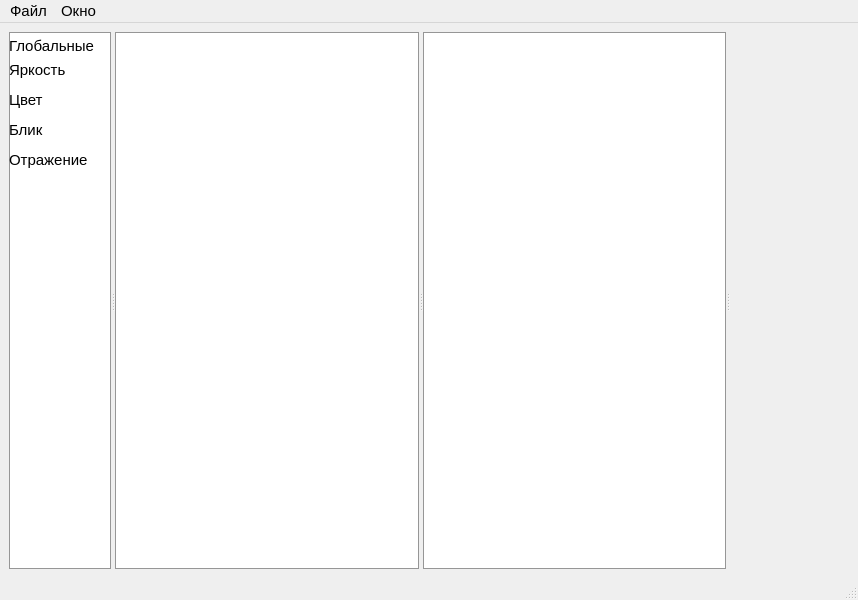
<?xml version="1.0" encoding="UTF-8"?>
<ui version="4.0">
 <class>MainWindow</class>
 <widget class="QMainWindow" name="MainWindow">
  <property name="geometry">
   <rect>
    <x>0</x>
    <y>0</y>
    <width>858</width>
    <height>600</height>
   </rect>
  </property>
  <property name="windowTitle">
   <string>MainWindow</string>
  </property>
  <widget class="QWidget" name="centralwidget">
   <layout class="QHBoxLayout" name="horizontalLayout">
    <item>
     <widget class="QSplitter" name="splitter">
      <property name="orientation">
       <enum>Qt::Orientation::Horizontal</enum>
      </property>
      <property name="childrenCollapsible">
       <bool>false</bool>
      </property>
      <widget class="QWidget" name="globalSettings" native="true">
       <property name="styleSheet">
        <string notr="true">#globalSettings {
	border: 1px solid rgb(150, 150, 150);
	background-color: white;
}

Volume {
	qproperty-fieldWidth: 60;
	qproperty-fieldHeight: 25;
}

QSpinBox {
	font-size: 11pt;
}</string>
       </property>
       <layout class="QVBoxLayout" name="verticalLayout">
        <property name="topMargin">
         <number>5</number>
        </property>
        <item>
         <widget class="QLabel" name="label">
          <property name="font">
           <font>
            <pointsize>11</pointsize>
           </font>
          </property>
          <property name="text">
           <string>Глобальные</string>
          </property>
          <property name="scaledContents">
           <bool>false</bool>
          </property>
         </widget>
        </item>
        <item>
         <widget class="QLabel" name="label_2">
          <property name="font">
           <font>
            <pointsize>11</pointsize>
           </font>
          </property>
          <property name="text">
           <string>Яркость</string>
          </property>
         </widget>
        </item>
        <item>
         <widget class="Volume" name="ambient" native="true"/>
        </item>
        <item>
         <widget class="QLabel" name="label_3">
          <property name="font">
           <font>
            <pointsize>11</pointsize>
           </font>
          </property>
          <property name="text">
           <string>Цвет</string>
          </property>
         </widget>
        </item>
        <item>
         <widget class="Volume" name="diffuse" native="true"/>
        </item>
        <item>
         <widget class="QLabel" name="label_4">
          <property name="font">
           <font>
            <pointsize>11</pointsize>
           </font>
          </property>
          <property name="text">
           <string>Блик</string>
          </property>
         </widget>
        </item>
        <item>
         <widget class="Volume" name="specular" native="true"/>
        </item>
        <item>
         <widget class="QLabel" name="label_5">
          <property name="font">
           <font>
            <pointsize>11</pointsize>
           </font>
          </property>
          <property name="text">
           <string>Отражение</string>
          </property>
         </widget>
        </item>
        <item>
         <widget class="Volume" name="shininess" native="true"/>
        </item>
        <item>
         <spacer name="verticalSpacer">
          <property name="orientation">
           <enum>Qt::Orientation::Vertical</enum>
          </property>
          <property name="sizeHint" stdset="0">
           <size>
            <width>20</width>
            <height>40</height>
           </size>
          </property>
         </spacer>
        </item>
       </layout>
      </widget>
      <widget class="EntityTree" name="entityTree">
       <property name="sizePolicy">
        <sizepolicy hsizetype="Preferred" vsizetype="Expanding">
         <horstretch>0</horstretch>
         <verstretch>0</verstretch>
        </sizepolicy>
       </property>
       <property name="font">
        <font>
         <pointsize>11</pointsize>
        </font>
       </property>
       <property name="styleSheet">
        <string notr="true">QHeaderView {
	font-size: 11pt;
}

/*QHeaderView::section {
	border: 1px solid rgb(150, 150, 150);
	background-color: white;
	color: white;
}*/

QTreeView {
	border: 1px solid rgb(150, 150, 150);
	background-color: white;
	/*color: white;
	gridline-color: rgba(255, 255, 255, 150);
	selection-background-color: transparent;
	selection-color: white;*/
}

/*QTreeView::item:selected {
	background-color: rgba(255, 255, 255, 40);
}*/</string>
       </property>
       <property name="frameShape">
        <enum>QFrame::Shape::NoFrame</enum>
       </property>
       <property name="editTriggers">
        <set>QAbstractItemView::EditTrigger::NoEditTriggers</set>
       </property>
      </widget>
      <widget class="PropertyTree" name="properyTree">
       <property name="sizePolicy">
        <sizepolicy hsizetype="Preferred" vsizetype="Expanding">
         <horstretch>0</horstretch>
         <verstretch>0</verstretch>
        </sizepolicy>
       </property>
       <property name="font">
        <font>
         <pointsize>11</pointsize>
        </font>
       </property>
       <property name="styleSheet">
        <string notr="true">QHeaderView {
	font-size: 11pt;
}

QTreeView {
	border: 1px solid rgb(150, 150, 150);
	background-color: white;
}</string>
       </property>
       <property name="frameShape">
        <enum>QFrame::Shape::NoFrame</enum>
       </property>
       <property name="editTriggers">
        <set>QAbstractItemView::EditTrigger::DoubleClicked|QAbstractItemView::EditTrigger::EditKeyPressed</set>
       </property>
      </widget>
      <widget class="View3D" name="viewPort" native="true">
       <property name="sizePolicy">
        <sizepolicy hsizetype="Expanding" vsizetype="Expanding">
         <horstretch>0</horstretch>
         <verstretch>0</verstretch>
        </sizepolicy>
       </property>
      </widget>
     </widget>
    </item>
   </layout>
  </widget>
  <widget class="QMenuBar" name="menubar">
   <property name="geometry">
    <rect>
     <x>0</x>
     <y>0</y>
     <width>858</width>
     <height>29</height>
    </rect>
   </property>
   <property name="font">
    <font>
     <pointsize>11</pointsize>
    </font>
   </property>
   <widget class="QMenu" name="file">
    <property name="font">
     <font>
      <pointsize>11</pointsize>
     </font>
    </property>
    <property name="title">
     <string>Файл</string>
    </property>
    <addaction name="open"/>
    <addaction name="saveAs"/>
   </widget>
   <widget class="QMenu" name="window">
    <property name="title">
     <string>Окно</string>
    </property>
    <addaction name="globalSettingsVisible"/>
    <addaction name="entityTreeVisible"/>
    <addaction name="propertyVision"/>
   </widget>
   <addaction name="file"/>
   <addaction name="window"/>
  </widget>
  <widget class="QStatusBar" name="statusbar"/>
  <action name="open">
   <property name="text">
    <string>Открыть</string>
   </property>
   <property name="font">
    <font>
     <pointsize>11</pointsize>
    </font>
   </property>
  </action>
  <action name="globalSettingsVisible">
   <property name="checkable">
    <bool>true</bool>
   </property>
   <property name="checked">
    <bool>true</bool>
   </property>
   <property name="text">
    <string>Глобальные настройки</string>
   </property>
   <property name="font">
    <font>
     <pointsize>11</pointsize>
    </font>
   </property>
  </action>
  <action name="entityTreeVisible">
   <property name="checkable">
    <bool>true</bool>
   </property>
   <property name="checked">
    <bool>true</bool>
   </property>
   <property name="text">
    <string>Древо сущностей</string>
   </property>
   <property name="font">
    <font>
     <pointsize>11</pointsize>
    </font>
   </property>
  </action>
  <action name="propertyVision">
   <property name="checkable">
    <bool>true</bool>
   </property>
   <property name="checked">
    <bool>true</bool>
   </property>
   <property name="text">
    <string>Свойства</string>
   </property>
   <property name="font">
    <font>
     <pointsize>11</pointsize>
    </font>
   </property>
  </action>
  <action name="saveAs">
   <property name="text">
    <string>Сохранить как</string>
   </property>
  </action>
 </widget>
 <customwidgets>
  <customwidget>
   <class>Volume</class>
   <extends>QWidget</extends>
   <header>volume.h</header>
   <container>1</container>
  </customwidget>
  <customwidget>
   <class>PropertyTree</class>
   <extends>QTreeView</extends>
   <header>propertytree.h</header>
  </customwidget>
  <customwidget>
   <class>EntityTree</class>
   <extends>QTreeView</extends>
   <header>entitytree.h</header>
  </customwidget>
  <customwidget>
   <class>View3D</class>
   <extends>QWidget</extends>
   <header>view3d.h</header>
   <container>1</container>
  </customwidget>
 </customwidgets>
 <resources/>
 <connections/>
</ui>
